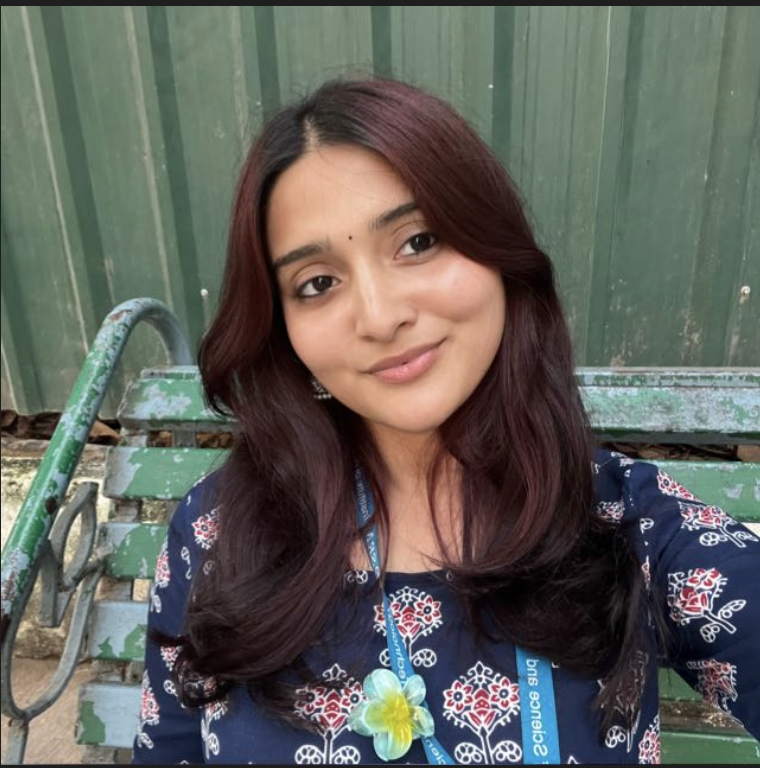
#> input picture backend/uploads/profiles/profile_test1_1770290710.jpg, 760 x 768 px
$ python -i colors.py   (imports and definitions only)
#> lines starting #> are read from the running program, lines starting #| are printed output that depends on the picture
from PIL import Image, ImageEnhance
import os

def extract_aurora_colors(image_path: str) -> list[str]:
    """
    Opens an image, boosts its saturation/brightness, and extracts 2 dominant colors.
    Returns a list of Hex strings: ['#RRGGBB', '#RRGGBB']
    """
    try:
        # 1. Load and drastic resize (Speed hack: processing 50x50 is 100x faster than HD)
        img = Image.open(image_path)
#> img is the input picture: PIL image 760x768 RGBA; mean R, G, B, A 96.5, 97.1, 90.9, 255
        img = img.convert("RGB")
#> img: PIL image 760x768 RGB
        img = img.resize((50, 50))
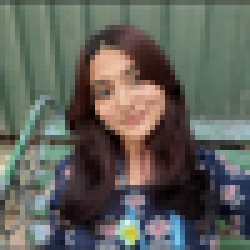
#> img: PIL image 50x50 RGB (shown 5 times larger); mean R, G, B 96.7, 97.5, 91.2

        # 2. Boost Saturation (Essential for the "Breathing Glow" effect)
        # We want vivid colors, not dull grays.
        converter = ImageEnhance.Color(img)
        img = converter.enhance(2.0) # Double the saturation
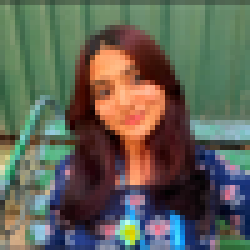
#> img: PIL image 50x50 RGB (shown 5 times larger); mean R, G, B 96.7, 98.4, 85.9

        # 3. Quantize to reduce to top 3 dominant colors
        result = img.quantize(colors=3)
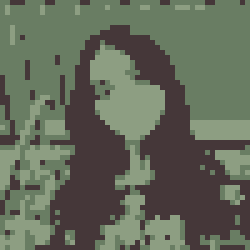
#> result: PIL image 50x50 P (shown 5 times larger); mean R, G, B 98.9, 105.5, 89.6
        palette = result.getpalette()[:9] # Get RGB of top 3 colors
#> palette = [141, 158, 130, 105, 125, 99, 69, 55, 57]

        hex_colors = []
        for i in range(0, len(palette), 3):
            r, g, b = palette[i], palette[i+1], palette[i+2]

            # Brightness Floor: If a color is too dark (pitch black), brighten it up
            # This ensures the glow effect is always visible against the black background
            if r+g+b < 50:
                r, g, b = min(255, r+60), min(255, g+60), min(255, b+60)

            hex_colors.append(f"#{r:02x}{g:02x}{b:02x}")
#> this loop made 3 passes
#> (i, r, g, b) on passes 2 to 3: (3, 105, 125, 99), (6, 69, 55, 57)
#> (r, g, b) on pass 1: (141, 158, 130)
#> after the loop, hex_colors = ['#8d9e82', '#697d63', '#453739']

        # Return top 2 distinct colors (fallback to Cyan/Purple if extraction fails)
        return hex_colors[:2] if len(hex_colors) >= 2 else ["#0ea5e9", "#8b5cf6"]

    except Exception as e:
        print(f"⚠️ Color Extraction Failed: {e}")
        return ["#0ea5e9", "#8b5cf6"] # Default Aurora Colors

>>> result = extract_aurora_colors('../../uploads/profiles/profile_test1_1770290710.jpg')
#> result = ['#8d9e82', '#697d63']
